Frame 1 (no input): blank canvas, image omitted
Frame 60 (no input): blank canvas, image omitted
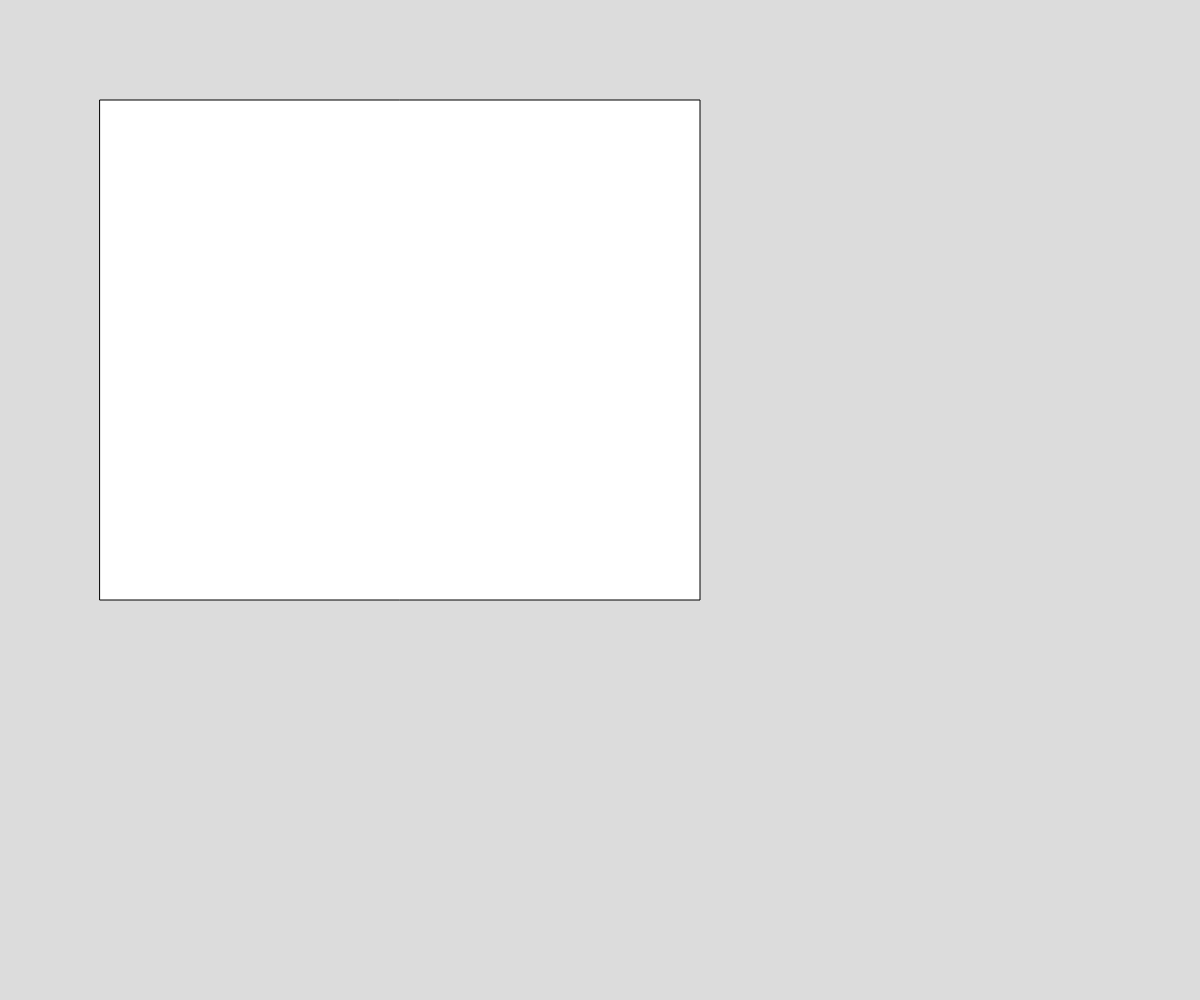
Frame 120 (the mouse pressed at the canvas centre since frame 60)

The p5.js sketch whose frames 1 and 60 were blank and that drew this single picture after the mouse press (run headless with seeded random() and noise() and a simulated clock; from frame 60 on, the mouse is pressed at the canvas centre):

// p5.js sketch
// ── sketch.js
// player in grid


let x, y;

function setup() {
  createCanvas(windowWidth, windowHeight);
  x = width/2;
  y = height/2;
}

function draw() {
  background(220);

  rect(100, 100, mouseX, mouseY);
}
